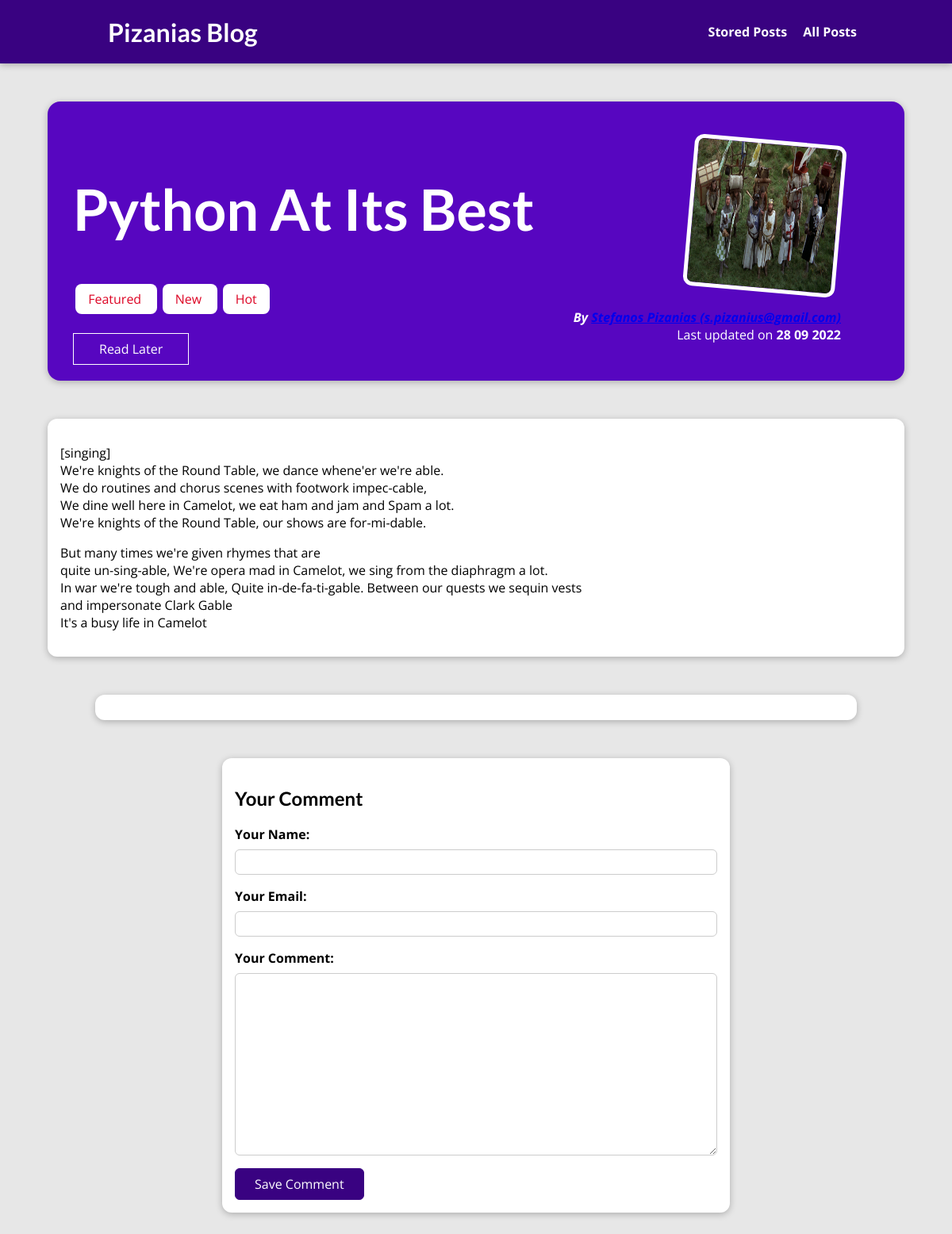
Page /posts/python-at-its-best on the earlier database version.
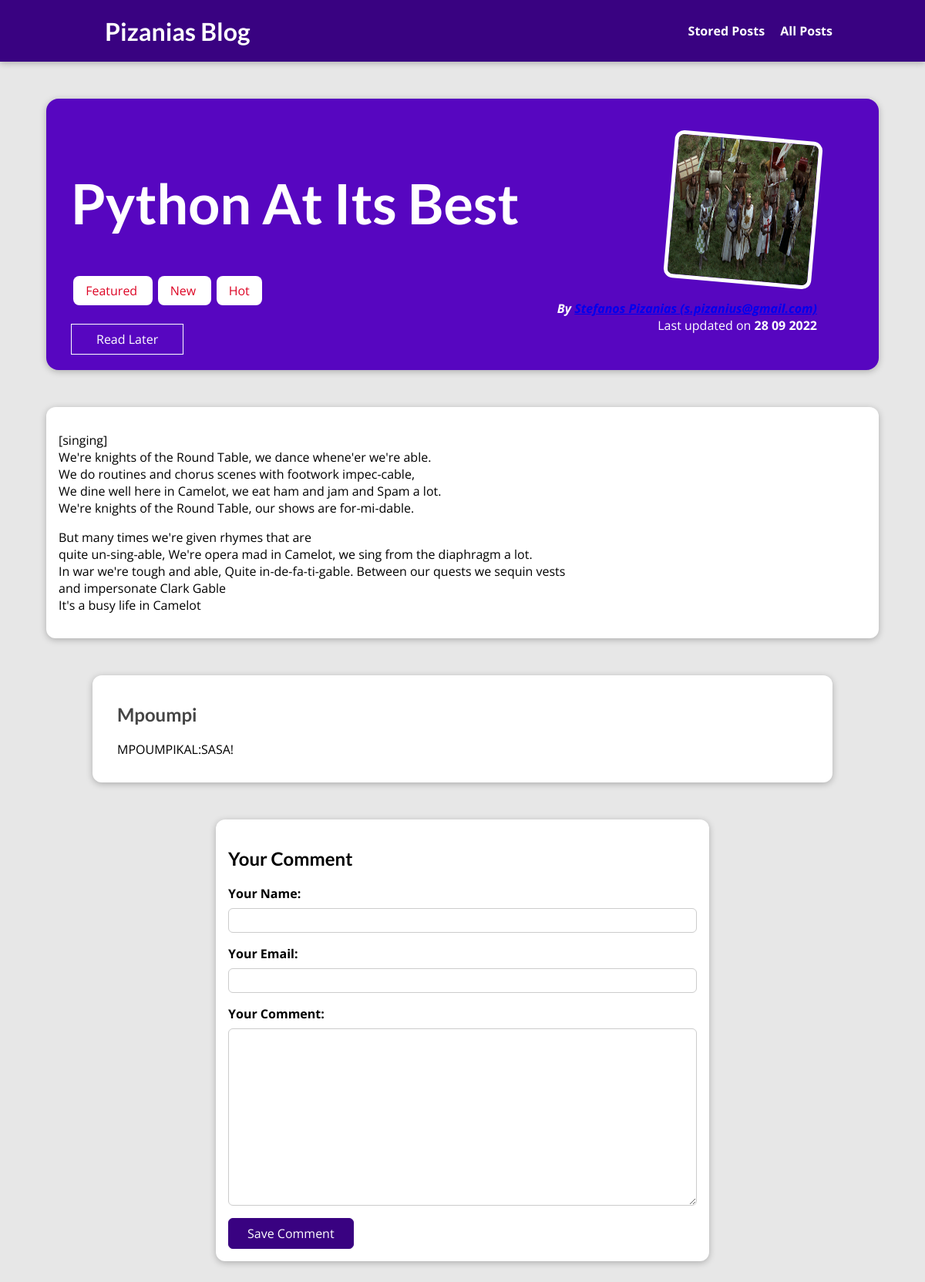
Same page on the later database version.
### blog/models.py (models this page shows, shortened)
class Tag(models.Model):
    caption = models.CharField(max_length=20)

class Comment(models.Model):
    user_name = models.CharField(max_length=100)
    user_email = models.EmailField()
    text = models.TextField(max_length=400)
    post = models.ForeignKey(Post, on_delete=models.CASCADE, related_name="comments")

### blog/views.py (the view, shortened to what this page needs)
# urls.py: path("posts/<slug:slug>", views.SinglePostView.as_view(), name="post-detail-page"),
class SinglePostView(View):
    def is_stored_post(self, request, post_id):
        stored_posts = request.session.get("stored_posts")
        if stored_posts is not None:
            is_saved_for_later = post_id in stored_posts
        else:
            is_saved_for_later = False
        return is_saved_for_later
    def get(self, request, slug):
        post = Post.objects.get(slug=slug)
        context = {
            "post": post,
            "post_tags": post.tags.all(),
            "comment_form": CommentForm(),
            "comments": post.comments.all().order_by("-id"),
            "saved_for_later": self.is_stored_post(request, post.id)
        }
        return render(request, "blog/post-detail.html", context)

### blog/forms.py
class CommentForm(forms.ModelForm):
    class Meta:
        model = Comment
        exclude = ["post"]
        labels = {
            "user_name": "Your Name",
            "user_email": "Your Email",
            "text": "Your Comment"
        }

### blog/models.py (called while the page is built)
    def full_name(self):
        return f"{self.first_name} {self.last_name}"

    def __str__(self):
        return f"{self.full_name()} ({self.email_address})"

### blog/templates/blog/post-detail.html (shortened to what this page needs)
{% extends "base.html" %}
{% load static %}
{% block css_files %}
    <link rel="stylesheet" href="{% static "blog/post-detail.css" %}"/>
{% endblock %}
{% block content %}
    <section id="summary">
        <h2>{{ post.title }}</h2>
        <div>
            {% for tag in post_tags %}
                <span class="tag"> {{ tag.caption }} </span>
            {% endfor %}
        </div>
        <div id="read-later">
            <form action="{% url "read-later" %}" method="post">
                <button>
                    {% if saved_for_later %}
                        Remove from "Read Later" List
                    {% else %}
                        Read Later
                    {% endif %}
                </button>
            </form>
        </div>
        <article>
            <img src="{{ post.image.url }}" alt="{{ post.title}}"/>
            <address>By <a href="mailto:{{ post.author.email_address }}"> {{ post.author}}</a></address>
            <div>
                Last updated on <time>{{ post.date|date:"d m Y" }}</time>
            </div>
        </article>
    </section>
    <main>
        {{ post.content|linebreaks }}
    </main>
    <section id="comments">
        <ul>
            {% for comment in comments %}
                <li>
                    <h2>{{ comment.user_name }}</h2>
                    <p>{{ comment.text|linebreaks }}</p>
                </li>
            {% endfor %}
        </ul>
    </section>
    <section id="comment-form">
        <h2>Your Comment</h2>
        <form action="{% url "post-detail-page" post.slug %}" method="post">
            {% for form_field in comment_form %}
                <div class="form-control {% if form_field.errors %} invalid {% endif %}">
                    {{ form_field.label_tag }}
                    {{ form_field }}
                </div>
            {% endfor %}
            <button>Save Comment</button>
        </form>
    </section>
{% endblock %}

Differences in the rows shown:
added Comment: user_name "Mpoumpi", text "MPOUMPIKAL:SASA!"
